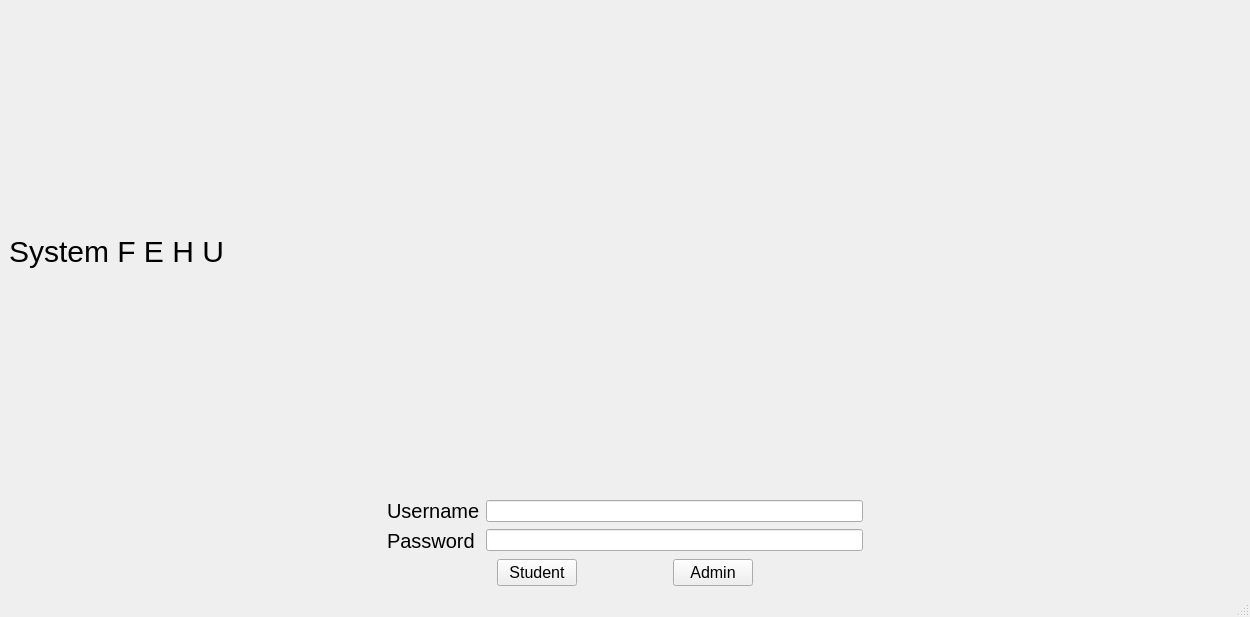
<?xml version="1.0" encoding="UTF-8"?>
<ui version="4.0">
 <class>MainWindow</class>
 <widget class="QMainWindow" name="MainWindow">
  <property name="geometry">
   <rect>
    <x>0</x>
    <y>0</y>
    <width>1250</width>
    <height>617</height>
   </rect>
  </property>
  <property name="windowTitle">
   <string>MainWindow</string>
  </property>
  <widget class="QWidget" name="centralwidget">
   <layout class="QGridLayout" name="gridLayout">
    <item row="1" column="0">
     <layout class="QHBoxLayout" name="horizontalLayout_2">
      <item>
       <spacer name="horizontalSpacer_5">
        <property name="orientation">
         <enum>Qt::Orientation::Horizontal</enum>
        </property>
        <property name="sizeHint" stdset="0">
         <size>
          <width>40</width>
          <height>20</height>
         </size>
        </property>
       </spacer>
      </item>
      <item>
       <layout class="QVBoxLayout" name="verticalLayout">
        <item>
         <widget class="QLabel" name="label_3">
          <property name="styleSheet">
           <string notr="true">QLabel{font-size:20px;}</string>
          </property>
          <property name="text">
           <string>Username</string>
          </property>
          <property name="buddy">
           <cstring>passwordLineEdit</cstring>
          </property>
         </widget>
        </item>
        <item>
         <widget class="QLabel" name="label_2">
          <property name="styleSheet">
           <string notr="true">QLabel{font-size:20px;}</string>
          </property>
          <property name="text">
           <string>Password</string>
          </property>
          <property name="buddy">
           <cstring>usernameLineEdit</cstring>
          </property>
         </widget>
        </item>
       </layout>
      </item>
      <item>
       <layout class="QVBoxLayout" name="verticalLayout_2">
        <item>
         <widget class="QLineEdit" name="usernameLineEdit"/>
        </item>
        <item>
         <widget class="QLineEdit" name="passwordLineEdit">
          <property name="echoMode">
           <enum>QLineEdit::EchoMode::Password</enum>
          </property>
         </widget>
        </item>
       </layout>
      </item>
      <item>
       <spacer name="horizontalSpacer_4">
        <property name="orientation">
         <enum>Qt::Orientation::Horizontal</enum>
        </property>
        <property name="sizeHint" stdset="0">
         <size>
          <width>40</width>
          <height>20</height>
         </size>
        </property>
       </spacer>
      </item>
     </layout>
    </item>
    <item row="2" column="0">
     <layout class="QHBoxLayout" name="horizontalLayout">
      <item>
       <spacer name="horizontalSpacer_2">
        <property name="orientation">
         <enum>Qt::Orientation::Horizontal</enum>
        </property>
        <property name="sizeHint" stdset="0">
         <size>
          <width>40</width>
          <height>20</height>
         </size>
        </property>
       </spacer>
      </item>
      <item>
       <widget class="QPushButton" name="pushButton_3">
        <property name="styleSheet">
         <string notr="true">font-size: 12pt</string>
        </property>
        <property name="text">
         <string>Student</string>
        </property>
       </widget>
      </item>
      <item>
       <spacer name="horizontalSpacer">
        <property name="orientation">
         <enum>Qt::Orientation::Horizontal</enum>
        </property>
        <property name="sizeType">
         <enum>QSizePolicy::Policy::Fixed</enum>
        </property>
        <property name="sizeHint" stdset="0">
         <size>
          <width>90</width>
          <height>20</height>
         </size>
        </property>
       </spacer>
      </item>
      <item>
       <widget class="QPushButton" name="pushButton_4">
        <property name="styleSheet">
         <string notr="true">font-size: 12pt;</string>
        </property>
        <property name="text">
         <string>Admin</string>
        </property>
       </widget>
      </item>
      <item>
       <spacer name="horizontalSpacer_3">
        <property name="orientation">
         <enum>Qt::Orientation::Horizontal</enum>
        </property>
        <property name="sizeHint" stdset="0">
         <size>
          <width>40</width>
          <height>20</height>
         </size>
        </property>
       </spacer>
      </item>
     </layout>
    </item>
    <item row="0" column="0">
     <widget class="QLabel" name="label">
      <property name="styleSheet">
       <string notr="true">QLabel{font-size:30px;}</string>
      </property>
      <property name="text">
       <string>System F E H U</string>
      </property>
     </widget>
    </item>
   </layout>
  </widget>
  <widget class="QMenuBar" name="menubar">
   <property name="geometry">
    <rect>
     <x>0</x>
     <y>0</y>
     <width>1250</width>
     <height>25</height>
    </rect>
   </property>
  </widget>
  <widget class="QStatusBar" name="statusbar"/>
 </widget>
 <resources/>
 <connections/>
</ui>
